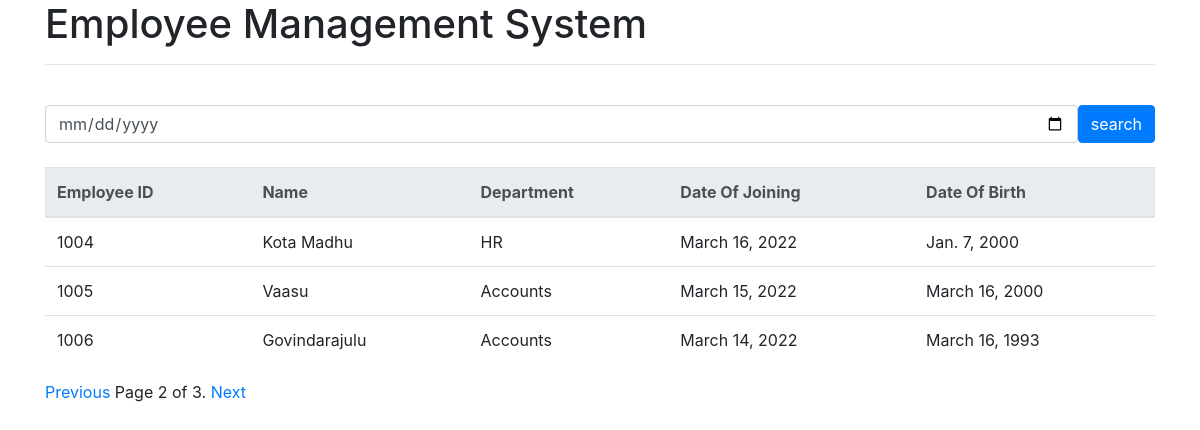
Screenshot of /?page=2 with the database file from the repository.
### employee/models.py (models this page shows, shortened)
class Employee(models.Model):
    emp_id = models.IntegerField()
    name = models.CharField(max_length=256)
    department = models.ForeignKey(Department, on_delete=models.CASCADE)
    date_of_joining = models.DateField()
    date_of_birth = models.DateField()

class Department(models.Model):
    dept_id = models.IntegerField()
    name = models.CharField(max_length=256)
    def __str__(self):
        return self.name

### employee/views.py (the view)
# urls.py: path("", index, name="index"),
def index(request):
    queryset = EmployeeFilter(request.GET, queryset=Employee.objects.all()).qs
    page_num = request.GET.get("page", 1)
    paginator = Paginator(queryset, 3)  # 3 employees per page
    try:
        page_obj = paginator.page(page_num)
    except PageNotAnInteger:
        page_obj = paginator.page(1)
    except EmptyPage:
        page_obj = paginator.page(paginator.num_pages)
    context = {"page_obj": page_obj}
    return render(request, "index.html", context=context)

### employee/templates/index.html
{% extends "base.html" %} {%block content%}
<h1>Employee Management System</h1>
<hr />
<br />
<form action="" method="GET">
  <div class="d-flex">
    <input type="date" name="date_of_joining" class="form-control" />
    <input type="submit" class="btn btn-primary" value="search" />
  </div>
</form>
<br />
<table class="table">
  <thead class="thead-light">
    <tr>
      <th scope="col">Employee ID</th>
      <th scope="col">Name</th>
      <th scope="col">Department</th>
      <th scope="col">Date Of Joining</th>
      <th scope="col">Date Of Birth</th>
    </tr>
  </thead>
  <tbody>
    {% for employee in page_obj %}
    <tr>
      <td>{{ employee.emp_id }}</td>
      <td>{{ employee.name }}</td>
      <td>{{ employee.department }}</td>
      <td>{{ employee.date_of_joining }}</td>
      <td>{{ employee.date_of_birth }}</td>
    </tr>
    {% endfor %}
  </tbody>
</table>
{% include "pagination.html" %} {% endblock content%}

### rows the page displays
Employee: emp_id "1004", name "Kota Madhu", department "HR", date_of_joining "March 16, 2022", date_of_birth "Jan. 7, 2000"
Employee: emp_id "1005", name "Vaasu", department "Accounts", date_of_joining "March 15, 2022", date_of_birth "March 16, 2000"
Employee: emp_id "1006", name "Govindarajulu", department "Accounts", date_of_joining "March 14, 2022", date_of_birth "March 16, 1993"

### other values shown
{{ page_obj.number }} "2"
{{ page_obj.paginator.num_pages }} "3"
